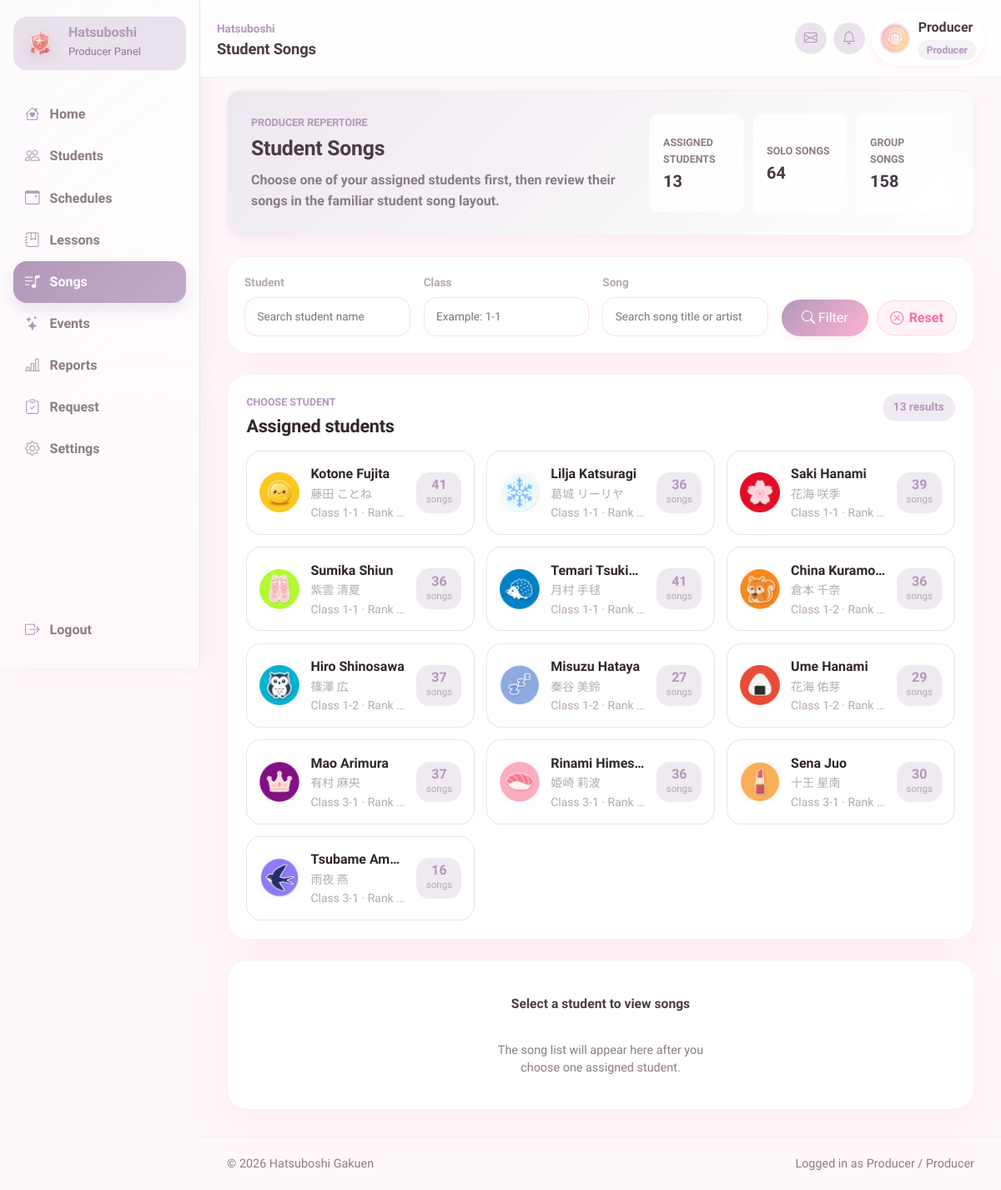
Screenshot of /producer/songs.php (signed in) with the database file from the repository.
### tables this page shows
CREATE TABLE `students` (
  `id` int(11) NOT NULL AUTO_INCREMENT,
  `user_id` int(11) NOT NULL,
  `name` varchar(100) NOT NULL,
  `name_jp` varchar(100) DEFAULT NULL,
  `birthday` date DEFAULT NULL,
  `zodiac` varchar(30) DEFAULT NULL,
  `blood_type` char(2) DEFAULT NULL,
  `height` int(11) DEFAULT NULL,
  `weight` int(11) DEFAULT NULL,
  `three_size` varchar(20) DEFAULT NULL,
  `hometown` varchar(50) DEFAULT NULL,
  `hobbies` text DEFAULT NULL,
  `special_skill` text DEFAULT NULL,
  `school_year` varchar(20) DEFAULT NULL,
  `rank` varchar(10) GENERATED ALWAYS AS (case when (`vocal` + `dance` + `visual`) * 2.3 >= 35000 then 'S5' when (`vocal` + `dance` + `visual`) * 2.3 >= 26000 then 'S4' when (`vocal` + `dance` + `visual`) * 2.3 >= 23000 then 'SSS+' when (`vocal` + `dance` + `visual`) * 2.3 >= 20000 then 'SSS' when (`vocal` + `dance` + `visual`) * 2.3 >= 16000 then 'SS' when (`vocal` + `dance` + `visual`) * 2.3 >= 14500 then 'S+' when (`vocal` + `dance` + `visual`) * 2.3 >= 13000 then 'S' when (`vocal` + `dance` + `visual`) * 2.3 >= 12000 then 'A+' when (`vocal` + `dance` + `visual`) * 2.3 >= 11000 then 'A' when (`vocal` + `dance` + `visual`) * 2.3 >= 10000 then 'B+' when (`vocal` + `dance` + `visual`) * 2.3 >= 9000 then 'B' when (`vocal` + `dance` + `visual`) * 2.3 >= 7500 then 'C+' when (`vocal` + `dance` + `visual`) * 2.3 >= 6500 then 'C' when (`vocal` + `dance` + `visual`) * 2.3 >= 5000 then 'D' when (`vocal` + `dance` + `visual`) * 2.3 >= 3000 then 'E' else 'Debut' end) STORED,
  `vocal` int(11) NOT NULL DEFAULT 0,
  `dance` int(11) NOT NULL DEFAULT 0,
  `visual` int(11) NOT NULL DEFAULT 0,
  `bio` text DEFAULT NULL,
  `producer_id` int(11) DEFAULT NULL,
  `producer_status` enum('active','removal_pending','released','unassigned') DEFAULT 'unassigned',
  `created_at` datetime NOT NULL DEFAULT current_timestamp(),
  `updated_at` datetime NOT NULL DEFAULT current_timestamp() ON UPDATE current_timestamp(),
  PRIMARY KEY (`id`),
  UNIQUE KEY `uniq_students_user_id` (`user_id`),
  KEY `idx_students_producer_id` (`producer_id`),
  KEY `idx_students_rank` (`rank`),
  CONSTRAINT `fk_students_producer` FOREIGN KEY (`producer_id`) REFERENCES `users` (`id`) ON DELETE SET NULL ON UPDATE CASCADE,
  CONSTRAINT `fk_students_user` FOREIGN KEY (`user_id`) REFERENCES `users` (`id`) ON DELETE CASCADE ON UPDATE CASCADE
);

CREATE TABLE `users` (
  `id` int(11) NOT NULL AUTO_INCREMENT,
  `username` varchar(50) NOT NULL,
  `password` varchar(255) NOT NULL,
  `role` enum('admin','producer','teacher','student') NOT NULL,
  `avatar` varchar(255) DEFAULT NULL,
  `is_active` tinyint(1) NOT NULL DEFAULT 1,
  `created_at` datetime NOT NULL DEFAULT current_timestamp(),
  `updated_at` datetime NOT NULL DEFAULT current_timestamp() ON UPDATE current_timestamp(),
  `last_login` datetime DEFAULT NULL,
  `theme_primary_color` varchar(20) DEFAULT '#FF6B9D',
  `theme_secondary_color` varchar(20) DEFAULT '#FFB3D1',
  PRIMARY KEY (`id`),
  UNIQUE KEY `uniq_users_username` (`username`),
  KEY `idx_users_role` (`role`),
  KEY `idx_users_is_active` (`is_active`)
);

### producer/songs.php (the view, shortened to what this page needs)
<?php
require_once '../config/database.php';
function e(?string $value): string
{
    return htmlspecialchars($value ?? '', ENT_QUOTES, 'UTF-8');
}
$stmt = $pdo->prepare(
    'SELECT id, username, theme_primary_color, theme_secondary_color
     FROM users
     WHERE id = ?
       AND role = ?
     LIMIT 1'
);
$stmt->execute([$_SESSION['id'], 'producer']);
$producer = $stmt->fetch();
$student_filter = trim((string) ($_GET['student'] ?? ''));
$class_filter = trim((string) ($_GET['class'] ?? ''));
$song_filter = trim((string) ($_GET['song'] ?? ''));
$selected_student_id = isset($_GET['student_id']) ? max(0, (int) $_GET['student_id']) : 0;
$manual_request_id = max(0, (int) ($_GET['request_id'] ?? $_POST['request_id'] ?? 0));
$stats_stmt = $pdo->prepare(
    'SELECT
        COUNT(DISTINCT s.id) AS assigned_students,
        SUM(CASE WHEN so.song_type = "Solo" THEN 1 ELSE 0 END) AS solo_songs,
        SUM(CASE WHEN so.song_type = "Group" THEN 1 ELSE 0 END) AS group_songs
     FROM students s
     LEFT JOIN student_songs ss ON ss.student_id = s.id
     LEFT JOIN songs so ON so.id = ss.song_id
     WHERE s.producer_id = ?'
);
$stats_stmt->execute([$producer['id']]);
$stats = $stats_stmt->fetch() ?: [];
$where = ['s.producer_id = ?'];
$params = [$producer['id']];
$student_select_params = [];
$matching_song_select = 'NULL AS matching_song_titles, 0 AS matching_song_count';
$student_stmt = $pdo->prepare(
    'SELECT
        s.id,
        s.name,
        s.name_jp,
        s.school_year,
        s.rank,
        u.avatar,
        COUNT(ss.id) AS song_count,
        SUM(CASE WHEN so.song_type = "Solo" THEN 1 ELSE 0 END) AS solo_count,
        SUM(CASE WHEN so.song_type = "Group" THEN 1 ELSE 0 END) AS group_count,
        GROUP_CONCAT(DISTINCT so.title ORDER BY so.title SEPARATOR ", ") AS song_titles,
        ' . $matching_song_select . '
     FROM students s
     INNER JOIN users u ON u.id = s.user_id
     LEFT JOIN student_songs ss ON ss.student_id = s.id
     LEFT JOIN songs so ON so.id = ss.song_id
     WHERE ' . implode(' AND ', $where) . '
     GROUP BY s.id, s.name, s.name_jp, s.school_year, s.rank, u.avatar
     ORDER BY s.school_year, s.name'
);
$student_stmt->execute(array_merge($student_select_params, $params));
$students = $student_stmt->fetchAll();
$selected_student = null;
require_once '../includes/header.php';
require_once '../includes/sidebar.php';
?>
<main class="dashboard-main song-main producer-songs-main">
    <section class="song-hero producer-songs-hero">
        <div>
            <p class="dashboard-eyebrow">Producer Repertoire</p>
            <h2>Student Songs</h2>
            <p>Choose one of your assigned students first, then review their songs in the familiar student song layout.</p>
        </div>
        <div class="song-summary-grid producer-songs-summary">
            <div>
                <span>Assigned Students</span>
                <strong><?= (int) ($stats['assigned_students'] ?? 0) ?></strong>
            </div>
            <div>
                <span>Solo Songs</span>
                <strong><?= (int) ($stats['solo_songs'] ?? 0) ?></strong>
            </div>
            <div>
                <span>Group Songs</span>
                <strong><?= (int) ($stats['group_songs'] ?? 0) ?></strong>
            </div>
        </div>
    </section>
    <section class="producer-song-filters">
        <form method="get" class="producer-song-filter-form" action="/gakumas-sms/producer/songs.php<?= $selected_student_id > 0 ? '#studentSongs' : '' ?>">
            <label>
                <span>Student</span>
                <input type="search" name="student" value="<?= e($student_filter) ?>" placeholder="Search student name">
            </label>
            <label>
                <span>Class</span>
                <input type="search" name="class" value="<?= e($class_filter) ?>" placeholder="Example: 1-1">
            </label>
            <label>
                <span>Song</span>
                <input type="search" name="song" value="<?= e($song_filter) ?>" placeholder="Search song title or artist">
            </label>
            <div class="producer-song-filter-actions">
                <button type="submit" class="btn btn-primary">
                    <i class="bi bi-search" aria-hidden="true"></i>
                    Filter
                </button>
                <a href="/gakumas-sms/producer/songs.php" class="producer-song-clear-button">
                    <i class="bi bi-x-circle" aria-hidden="true"></i>
                    Reset
                </a>
            </div>
        </form>
    </section>
    <section class="producer-student-picker">
        <div class="producer-student-picker-heading">
            <div>
                <p class="dashboard-eyebrow">Choose Student</p>
                <h3>Assigned students</h3>
            </div>
            <span><?= count($students) ?> result<?= count($students) === 1 ? '' : 's' ?></span>
        </div>
        <?php if (empty($students)): ?>
            <div class="empty-dashboard-state">
                <strong>No matching students</strong>
                <p>Try another student name, class, or song name.</p>
            </div>
        <?php else: ?>
            <div class="producer-student-grid">
            <?php foreach ($students as $student): ?>
                    <?php
                    $student_id = (int) $student['id'];
                    $profile_avatar = trim((string) ($student['avatar'] ?? ''));
                    if ($profile_avatar !== '') {
                        $avatar_path = str_replace('\\', '/', $profile_avatar);
                        if (!str_starts_with($avatar_path, '/') && !preg_match('/^https?:\/\//i', $avatar_path)) {
                            $avatar_path = '/gakumas-sms/assets/images/avatars/idols/' . rawurlencode($avatar_path);
                        }
                    } else {
                        $avatar_path = '/gakumas-sms/assets/images/avatars/default.webp';
                    }
                    $query_params = array_filter([
                        'student' => $student_filter,
                        'class' => $class_filter,
                        'song' => $song_filter,
                        'student_id' => $student_id,
                        'request_id' => $manual_request_id,
                    ], static fn ($value) => $value !== '');
                    $student_url = '/gakumas-sms/producer/songs.php?' . http_build_query($query_params) . '#studentSongs';
                    $is_selected = $selected_student && (int) $selected_student['id'] === $student_id;
                    ?>
                    <a class="producer-student-card<?= $is_selected ? ' is-selected' : '' ?>" href="<?= e($student_url) ?>">
                        <img src="<?= e($avatar_path) ?>" alt="<?= e($student['name']) ?>" class="producer-student-avatar">
                        <span class="producer-student-info">
                            <strong><?= e($student['name']) ?></strong>
                            <?php if (!empty($student['name_jp'])): ?>
                                <small lang="ja"><?= e($student['name_jp']) ?></small>
                            <?php endif; ?>
                            <small><?= e($student['school_year'] ?: 'No class') ?> &middot; Rank <?= e($student['rank'] ?: 'Debut') ?></small>
                        </span>
                        <span class="producer-student-song-count">
                            <strong><?= (int) ($song_filter !== '' ? $student['matching_song_count'] : $student['song_count']) ?></strong>
                            <small><?= $song_filter !== '' ? 'matches' : 'songs' ?></small>
                        </span>
                    </a>
                <?php endforeach; ?>
            </div>
        <?php endif; ?>
    </section>
    <?php if (!$selected_student): ?>
        <section class="empty-dashboard-state producer-song-select-empty">
            <strong>Select a student to view songs</strong>
            <p>The song list will appear here after you choose one assigned student.</p>
        </section>
    <?php endif; ?>
</main>
<?php require_once '../includes/footer.php'; ?>

### assets/css/theme.css (style rules this page uses)
:root { --primary-pink: #FF6B9D; --primary-pink-light: #FFB3D1; --primary-pink-pale: #FFF0F5; --accent-gold: #FFD700; --vocal-color: #FF6B9D; --dance-color: #6BB6FF; --visual-color: #FFD454; --text-primary: #4A3B47; --text-secondary: #8B7B85; --text-muted: #B5A8B0; --bg-page: #FFF8FB; --bg-card: #FFFFFF; --bg-soft: #FFF0F5; --bg-overlay: rgba(255, 240, 245, 0.85); --success: #7DD87D; --warning: #FFAB54; --error: #FF6B6B; --info: #6BB6FF; --primary: var(--primary-pink); --secondary: var(--primary-pink-light); --shadow-soft: 0 4px 12px rgba(255, 107, 157, 0.10); --shadow-medium: 0 6px 20px rgba(255, 107, 157, 0.15); --shadow-strong: 0 10px 30px rgba(255, 107, 157, 0.20); --radius-sm: 8px; --radius-md: 16px; --radius-lg: 24px; --radius-pill: 9999px; --space-1: 4px; --space-2: 8px; --space-3: 12px; --space-4: 16px; --space-5: 24px; --space-6: 32px; --space-7: 48px; --transition: 0.2s ease; }
body { font-family: 'M PLUS Rounded 1c', 'Quicksand', sans-serif; background: var(--bg-page); color: var(--text-primary); line-height: 1.6; -webkit-font-smoothing: antialiased; -moz-osx-font-smoothing: grayscale; }
h1, h2, h3, h4, h5, h6 { font-family: 'M PLUS Rounded 1c', sans-serif; font-weight: 700; color: var(--text-primary); letter-spacing: -0.01em; }
h2 { font-size: 1.625rem; margin-bottom: var(--space-4); }
h3 { font-size: 1.25rem; margin-bottom: var(--space-3); }
a { color: var(--primary); text-decoration: none; transition: color var(--transition); }
.btn-primary { background: linear-gradient(135deg, var(--primary), var(--primary-pink-light)); border: none; color: white; font-weight: 500; padding: 10px 24px; border-radius: var(--radius-pill); box-shadow: var(--shadow-soft); transition: transform var(--transition), box-shadow var(--transition); }

### assets/css/pages/dashboard.css (style rules this page uses)
.dashboard-main { margin-left: 240px; padding: 108px 32px 32px; }
.dashboard-eyebrow { margin: 0 0 6px; color: var(--primary); font-size: 0.78rem; font-weight: 800; letter-spacing: 0; text-transform: uppercase; }
.empty-dashboard-state { display: grid; place-items: center; min-height: 180px; padding: 24px; border: 1px dashed color-mix(in srgb, var(--primary) 28%, white); border-radius: var(--radius-sm); background: color-mix(in srgb, var(--secondary) 16%, white); color: var(--text-secondary); text-align: center; }
.empty-dashboard-state strong { color: var(--text-primary); font-size: 0.98rem; }
.empty-dashboard-state p { max-width: 280px; margin: 6px 0 0; font-size: 0.9rem; line-height: 1.45; }

### assets/css/pages/song.css (style rules this page uses)
.song-main { display: grid; gap: 22px; }
.song-hero, .song-toolbar, .song-category-section { background: rgba(255, 255, 255, 0.92); border: 1px solid color-mix(in srgb, var(--primary) 16%, white); border-radius: var(--radius-md); box-shadow: var(--shadow-soft); }
.song-hero { display: grid; grid-template-columns: minmax(0, 1fr) minmax(260px, 360px); gap: 24px; align-items: stretch; padding: 28px; background: linear-gradient(135deg, color-mix(in srgb, var(--secondary) 28%, white), rgba(255, 255, 255, 0.96)); }
.song-hero h2 { margin: 0; font-size: 1.55rem; line-height: 1.25; overflow-wrap: anywhere; }
.song-hero p:not(.dashboard-eyebrow) { max-width: 680px; margin: 10px 0 0; color: var(--text-secondary); font-weight: 600; line-height: 1.55; }
.song-summary-grid { display: grid; grid-template-columns: repeat(2, minmax(0, 1fr)); gap: 12px; }
.song-summary-grid div { display: grid; align-content: center; min-height: 92px; padding: 16px; border-radius: var(--radius-sm); background: rgba(255, 255, 255, 0.84); }
.song-summary-grid span { color: var(--text-secondary); font-size: 0.78rem; font-weight: 800; text-transform: uppercase; }
.song-summary-grid strong { margin-top: 4px; color: var(--text-primary); font-size: 1.25rem; line-height: 1.2; overflow-wrap: anywhere; }

### rows the page displays
students: user+name (picture), name "Kotone Fujita", name_jp "藤田 ことね", school_year "Class 1-1", song_count "41"
students: user+name (picture), name "Lilja Katsuragi", name_jp "葛城 リーリヤ", school_year "Class 1-1", song_count "36"
students: user+name (picture), name "Saki Hanami", name_jp "花海 咲季", school_year "Class 1-1", song_count "39"
students: user+name (picture), name "Sumika Shiun", name_jp "紫雲 清夏", school_year "Class 1-1", song_count "36"
students: user+name (picture), name "Temari Tsuki…", name_jp "月村 手毬", school_year "Class 1-1", song_count "41"
students: user+name (picture), name "China…", name_jp "倉本 千奈", school_year "Class 1-2", song_count "36"
students: user+name (picture), name "Hiro Shinosawa", name_jp "篠澤 広", school_year "Class 1-2", song_count "37"
students: user+name (picture), name "Misuzu Hataya", name_jp "秦谷 美鈴", school_year "Class 1-2", song_count "27"
students: user+name (picture), name "Ume Hanami", name_jp "花海 佑芽", school_year "Class 1-2", song_count "29"
students: user+name (picture), name "Mao Arimura", name_jp "有村 麻央", school_year "Class 3-1", song_count "37"
students: user+name (picture), name "Rinami Himes…", name_jp "姫崎 莉波", school_year "Class 3-1", song_count "36"
students: user+name (picture), name "Sena Juo", name_jp "十王 星南", school_year "Class 3-1", song_count "30"
students: user+name (picture), name "Tsubame Am…", name_jp "雨夜 燕", school_year "Class 3-1", song_count "16"

### other values shown
$page_title "Student Songs"
$username "Producer"
$role_label "Producer"
$panel_label "Producer Panel"
$item['label'] "Home"
$item['label'] "Students"
$item['label'] "Schedules"
$item['label'] "Lessons"
$item['label'] "Songs"
$item['label'] "Events"
$item['label'] "Reports"
$item['label'] "Request"
$item['label'] "Settings"
$stats['assigned_students'] "13"
$stats['solo_songs'] "64"
